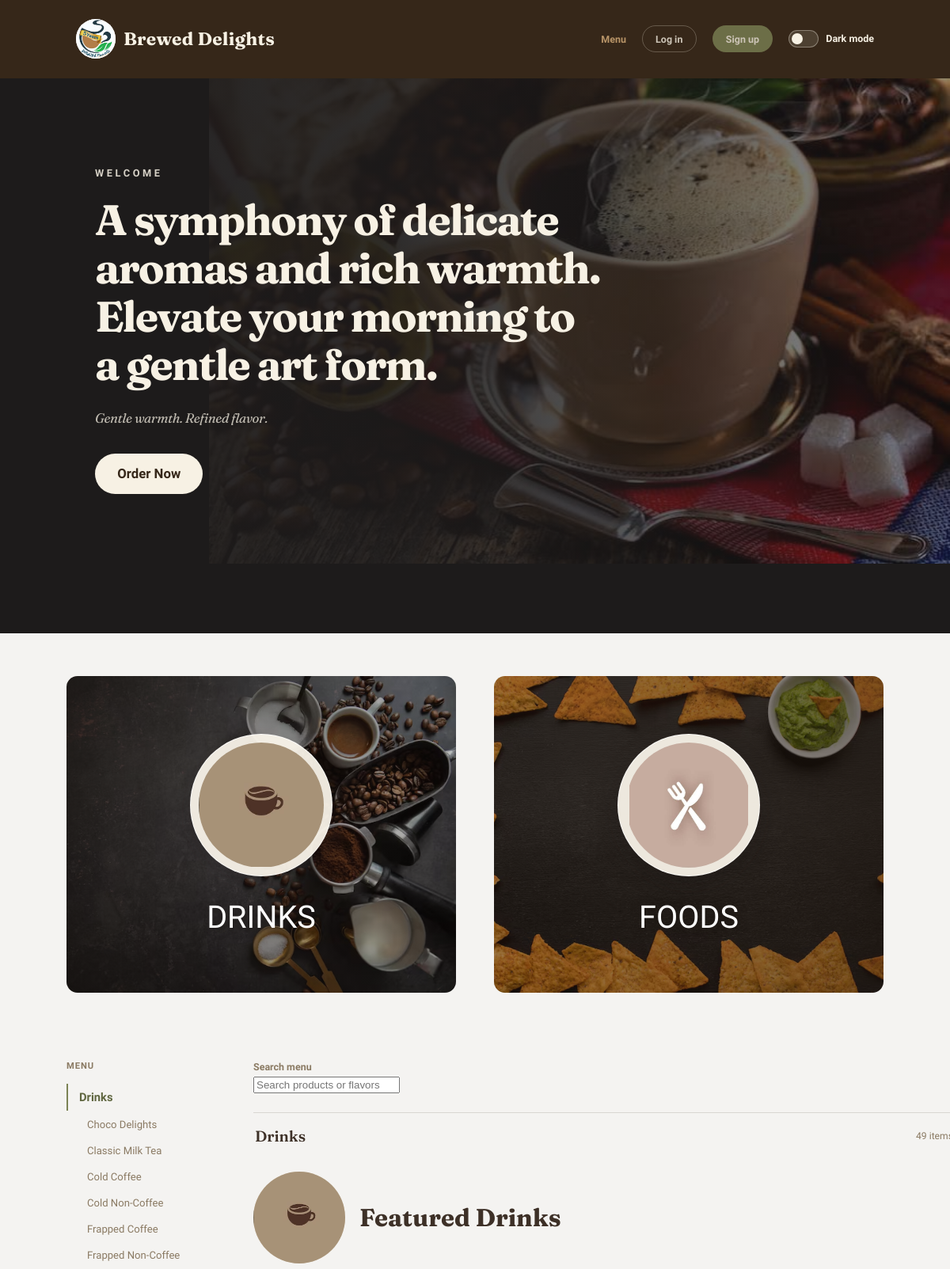
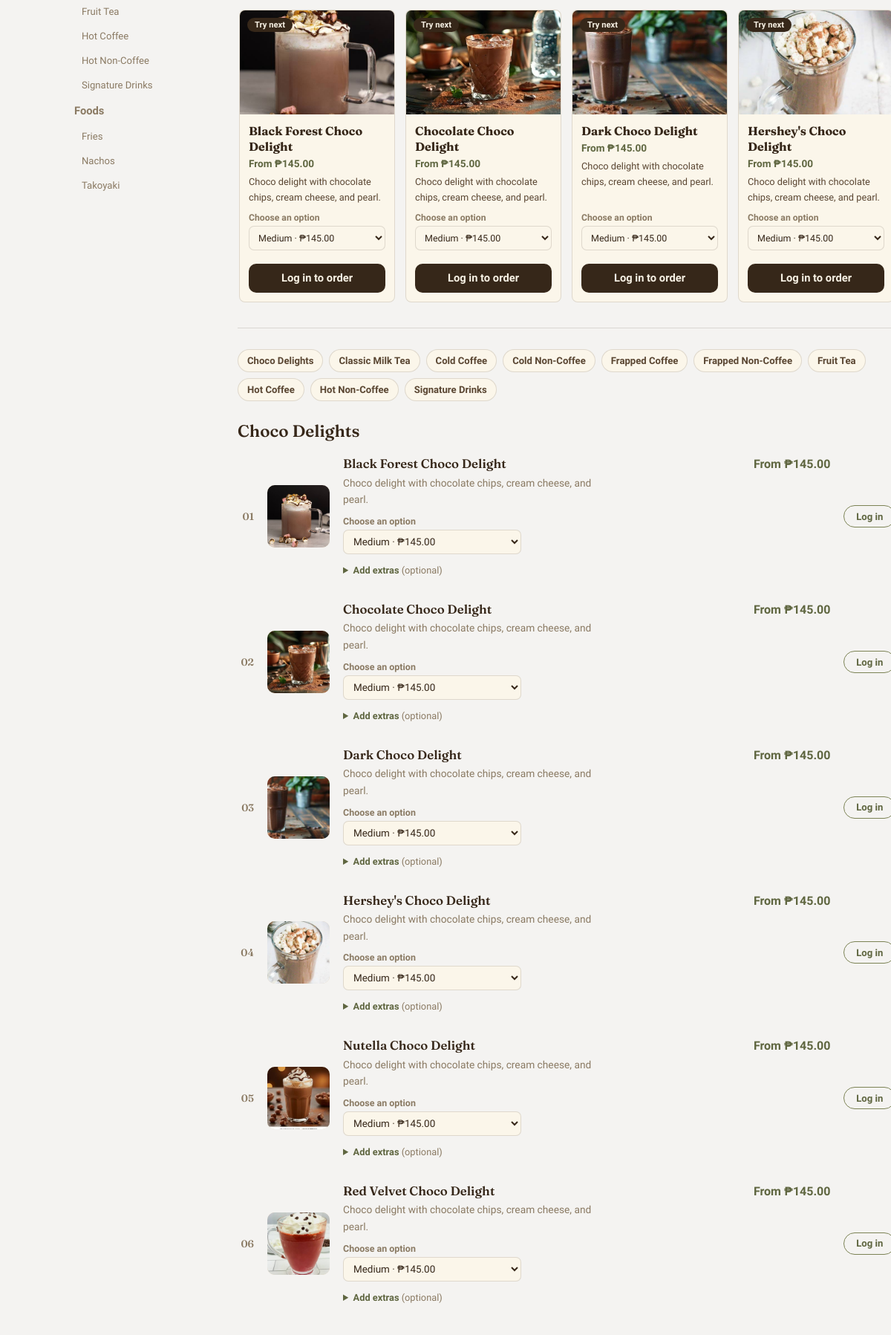
The page / (upper part) on the database its author committed (2 pictures, top to bottom).
### tables this page shows
CREATE TABLE `menu` (
  `item_id` int(11) NOT NULL AUTO_INCREMENT,
  `name` varchar(120) NOT NULL,
  `price` decimal(8,2) NOT NULL,
  `description` text DEFAULT NULL,
  `category` varchar(60) NOT NULL DEFAULT 'Coffee',
  `image_path` varchar(255) DEFAULT NULL,
  `is_featured` tinyint(1) NOT NULL DEFAULT 0,
  `is_available` tinyint(1) NOT NULL DEFAULT 1,
  `created_at` timestamp NOT NULL DEFAULT current_timestamp(),
  PRIMARY KEY (`item_id`)
);

### index.php (the view, shortened to what the rows shown need)
<?php
require_once __DIR__ . '/includes/functions.php';
$stmt = $pdo->query(
    "SELECT * FROM menu WHERE is_available = 1 AND category NOT IN ('Add-ons', 'Syrups') ORDER BY category, name"
);
$items = $stmt->fetchAll();
$optionsByItem = [];
foreach ($pdo->query('SELECT option_id, item_id, label, price FROM menu_options ORDER BY option_id')->fetchAll() as $option) {
    $optionsByItem[$option['item_id']][] = $option;
}
$byCategory = [];
foreach ($items as $item) {
    $byCategory[$item['category']][] = $item;
}
$foodCategories = ['Fries', 'Nachos', 'Takoyaki'];
$menuGroups = ['Food' => [], 'Drinks' => []];
foreach ($byCategory as $category => $categoryItems) {
    $groupName = in_array($category, $foodCategories, true) ? 'Food' : 'Drinks';
    $menuGroups[$groupName][$category] = $categoryItems;
}
$menuGroups = array_filter($menuGroups);
$addonItems = $pdo->query("SELECT item_id, name, price FROM menu WHERE is_available = 1 AND category = 'Add-ons' ORDER BY name")->fetchAll();
$syrupItems = $pdo->query("SELECT item_id, name, price FROM menu WHERE is_available = 1 AND category = 'Syrups' ORDER BY name")->fetchAll();
$featuredByGroup = ['Food' => [], 'Drinks' => []];
$featuredBadgeByItem = [];
$featuredIdsByGroup = ['Food' => [], 'Drinks' => []];
foreach ($menuGroups as $groupName => $categories) {
    foreach ($categories as $categoryItems) {
        foreach ($categoryItems as $menuItem) {
            $itemId = (int) $menuItem['item_id'];
            if (!isset($featuredIdsByGroup[$groupName][$itemId]) && count($featuredByGroup[$groupName]) < 4) {
                $featuredByGroup[$groupName][] = $menuItem;
                $featuredBadgeByItem[$itemId] = 'Try next';
                $featuredIdsByGroup[$groupName][$itemId] = true;
            }
        }
    }
}
function is_new_item(array $item): bool {
    return !empty($item['created_at']) && strtotime($item['created_at']) >= strtotime('-14 days');
}
function render_highlight_card(array $item, ?string $badgeLabel, bool $isLoggedIn, array $options = []): void {
    $imagePath = menu_item_image_path($item);
    ?>
    <article class="menu-card highlight-card" data-item-id="<?= (int) $item['item_id'] ?>">
        <div class="menu-card-photo">
            <?php if ($badgeLabel): ?><span class="highlight-badge"><?= e($badgeLabel) ?></span><?php endif; ?>
            <?php if ($imagePath): ?>
                <img src="<?= e($imagePath) ?>" alt="<?= e($item['name']) ?>" loading="lazy">
            <?php else: ?>
                <span class="menu-card-photo-fallback" aria-hidden="true"><?= e(mb_substr($item['name'], 0, 1)) ?></span>
            <?php endif; ?>
        </div>
        <div class="menu-card-body">
            <div class="menu-card-top">
                <h3><?= e($item['name']) ?></h3>
                <span class="price" data-item-price data-base-price="<?= e((string) $item['price']) ?>">
                    <?= $options ? 'From ' : '' ?><?= peso((float) $item['price']) ?>
                </span>
            </div>
            <p class="desc"><?= e($item['description']) ?></p>
            <?php if ($options): ?>
                <label class="highlight-option-label">Choose an option
                    <select class="menu-option-select" data-menu-option>
                        <?php foreach (group_menu_options($options) as $optionGroup => $groupOptions): ?>
                            <optgroup label="<?= e($optionGroup) ?>">
                                <?php foreach ($groupOptions as $option): ?>
                                    <option value="<?= (int) $option['option_id'] ?>" data-price="<?= e((string) $option['price']) ?>">
                                        <?= e($option['display_label']) ?> · <?= peso((float) $option['price']) ?>
                                    </option>
                                <?php endforeach; ?>
                            </optgroup>
                        <?php endforeach; ?>
                    </select>
                </label>
            <?php endif; ?>
            <?php if ($isLoggedIn): ?>
                <div class="qty-stepper" data-qty-stepper>
                    <button type="button" class="qty-decrease" aria-label="Decrease quantity">−</button>
                    <span class="qty-value">1</span>
                    <button type="button" class="qty-increase" aria-label="Increase quantity">+</button>
                </div>
                <button class="btn btn-add" data-add-to-cart="<?= (int) $item['item_id'] ?>">Add to cart</button>
            <?php else: ?>
                <a href="login.php" class="btn btn-add">Log in to order</a>
            <?php endif; ?>
        </div>
    </article>
    <?php
}
require __DIR__ . '/includes/header.php';
?>
<section class="menu-curated reveal">
    <div class="menu-curated-inner">
        <div class="menu-curated-copy">
            <h1>A symphony of delicate<br>aromas and rich warmth.<br>Elevate your morning to<br>a gentle art form.</h1>
        </div>
    </div>
</section>
<section id="menu" class="menu-section sidebar-menu-layout reveal">
    <div class="menu-list">
        <?php foreach ($menuGroups as $groupName => $categories): ?>
            <details class="menu-group" id="menu-group-<?= e(str_replace(' ', '-', strtolower($groupName))) ?>"
                     data-menu-group-name="<?= e($groupName) ?>"
                     data-menu-group <?= $groupName === array_key_first($menuGroups) ? 'open' : '' ?>>
                <summary><span><?= e($groupName === 'Food' ? 'Foods' : $groupName) ?></span><small><?= array_sum(array_map('count', $categories)) ?> items</small></summary>
                <div class="menu-group-content">
                <?php if (!empty($featuredByGroup[$groupName])): ?>
                    <section class="group-featured" aria-label="Featured <?= e($groupName === 'Food' ? 'foods' : 'drinks') ?>">
                        <div class="group-featured-heading">
                            <span class="group-featured-icon" aria-hidden="true">
                                <?php if ($groupName === 'Drinks'): ?>
                                    <img src="assets/images/brand/drinks-category.png" alt="">
                                <?php else: ?>
                                    <img src="assets/images/brand/foods-category.png" alt="">
                                <?php endif; ?>
                            </span>
                            <h2 id="featured-<?= e(strtolower($groupName)) ?>">Featured <?= e($groupName === 'Food' ? 'Foods' : 'Drinks') ?></h2>
                        </div>
                        <div class="highlight-rail" role="region" aria-labelledby="featured-<?= e(strtolower($groupName)) ?>" tabindex="0">
                            <?php foreach ($featuredByGroup[$groupName] as $item): ?>
                                <?php render_highlight_card($item, $featuredBadgeByItem[$item['item_id']] ?? 'Featured', (bool) $user, $optionsByItem[$item['item_id']] ?? []); ?>
                            <?php endforeach; ?>
                        </div>
                    </section>
                <?php endif; ?>
                <nav class="menu-child-categories" aria-label="<?= e($groupName) ?> categories">
                    <?php foreach (array_keys($categories) as $category): ?>
                        <a href="#cat-<?= e(str_replace(' ', '-', strtolower($category))) ?>"><?= e($category) ?></a>
                    <?php endforeach; ?>
                </nav>
            <?php foreach ($categories as $category => $catItems): ?>
            <div class="item-section" id="cat-<?= e(str_replace(' ', '-', strtolower($category))) ?>">
                <h2><?= e($category) ?></h2>
                <?php foreach ($catItems as $i => $item): ?>
                    <?php
                    $imagePath = menu_item_image_path($item);
                    $supportsExtras = menu_supports_extras($category);
                    ?>
                    <div class="item-row" data-item-id="<?= (int) $item['item_id'] ?>">
                        <span class="item-row-index"><?= str_pad((string) ($i + 1), 2, '0', STR_PAD_LEFT) ?></span>
                        <div class="item-row-photo">
                            <?php if ($imagePath): ?>
                                <img src="<?= e($imagePath) ?>" alt="<?= e($item['name']) ?>" loading="lazy">
                            <?php else: ?>
                                <span class="menu-card-photo-fallback" aria-hidden="true"><?= e(mb_substr($item['name'], 0, 1)) ?></span>
                            <?php endif; ?>
                        </div>
                        <div class="item-row-body">
                            <div class="item-row-top">
                                <h3><?= e($item['name']) ?><?php if (is_new_item($item)): ?> <span class="new-badge">New</span><?php endif; ?></h3>
                                <span class="price" data-item-price data-base-price="<?= e((string) $item['price']) ?>"><?= isset($optionsByItem[$item['item_id']]) ? 'From ' : '' ?><?= peso((float) $item['price']) ?></span>
                            </div>
                            <p class="desc"><?= e($item['description']) ?></p>
                            <?php if (!empty($optionsByItem[$item['item_id']])): ?>
                                <label class="menu-option-label">Choose an option
                                    <select class="menu-option-select" data-menu-option>
                                        <?php foreach (group_menu_options($optionsByItem[$item['item_id']]) as $optionGroup => $groupOptions): ?>
                                            <optgroup label="<?= e($optionGroup) ?>">
                                                <?php foreach ($groupOptions as $option): ?>
                                                    <option value="<?= (int) $option['option_id'] ?>" data-price="<?= e((string) $option['price']) ?>">
                                                        <?= e($option['display_label']) ?> · <?= peso((float) $option['price']) ?>
                                                    </option>
                                                <?php endforeach; ?>
                                            </optgroup>
                                        <?php endforeach; ?>
                                    </select>
                                </label>
                            <?php endif; ?>
                            <?php if ($supportsExtras && ($addonItems || $syrupItems)): ?>
                                <details class="menu-addons">
                                    <summary>Add extras <span>(optional)</span></summary>
                                </details>
                            <?php endif; ?>
                        </div>
                        <?php if ($user): ?>
                            <div class="qty-stepper" data-qty-stepper>
                                <button type="button" class="qty-decrease" aria-label="Decrease quantity">−</button>
                                <span class="qty-value">1</span>
                                <button type="button" class="qty-increase" aria-label="Increase quantity">+</button>
                            </div>
                            <button class="btn btn-add item-row-btn" data-add-to-cart="<?= (int) $item['item_id'] ?>">Add</button>
                        <?php else: ?>
                            <a href="login.php" class="btn btn-add item-row-btn">Log in</a>
                        <?php endif; ?>
                    </div>
                <?php endforeach; ?>
            </div>
                    <?php endforeach; ?>
                        </div>
                    </details>
                <?php endforeach; ?>
    </div>
</section>
<?php require __DIR__ . '/includes/footer.php'; ?>

### rows shown on the page
menu: shows a picture, name "Black Forest Choco Delight", price "₱145.00", description "Choco delight with chocolate chips, cream cheese, and pearl.", i "01", shows "From"
menu: shows a picture, name "Chocolate Choco Delight", price "₱145.00", description "Choco delight with chocolate chips, cream cheese, and pearl.", i "02", shows "From"
menu: shows a picture, name "Dark Choco Delight", price "₱145.00", description "Choco delight with chocolate chips, cream cheese, and pearl.", i "03", shows "From"
menu: shows a picture, name "Hershey's Choco Delight", price "₱145.00", description "Choco delight with chocolate chips, cream cheese, and pearl.", i "04", shows "From"
menu: i "05", shows a picture, name "Nutella Choco Delight", shows "From", price "₱145.00", description "Choco delight with chocolate chips, cream cheese, and pearl."
menu: i "06", shows a picture, name "Red Velvet Choco Delight", shows "From", price "₱145.00", description "Choco delight with chocolate chips, cream cheese, and pearl."

### other values the page prints
$groupName === 'Food' ? 'Foods' : $groupName "Foods"
$category "Fries"
$category "Nachos"
$category "Takoyaki"
$groupName === 'Food' ? 'Foods' : $groupName "Drinks"
$category "Choco Delights"
$category "Classic Milk Tea"
$category "Cold Coffee"
$category "Cold Non-Coffee"
$category "Frapped Coffee"
$category "Frapped Non-Coffee"
$category "Fruit Tea"
$category "Hot Coffee"
$category "Hot Non-Coffee"
$category "Signature Drinks"
